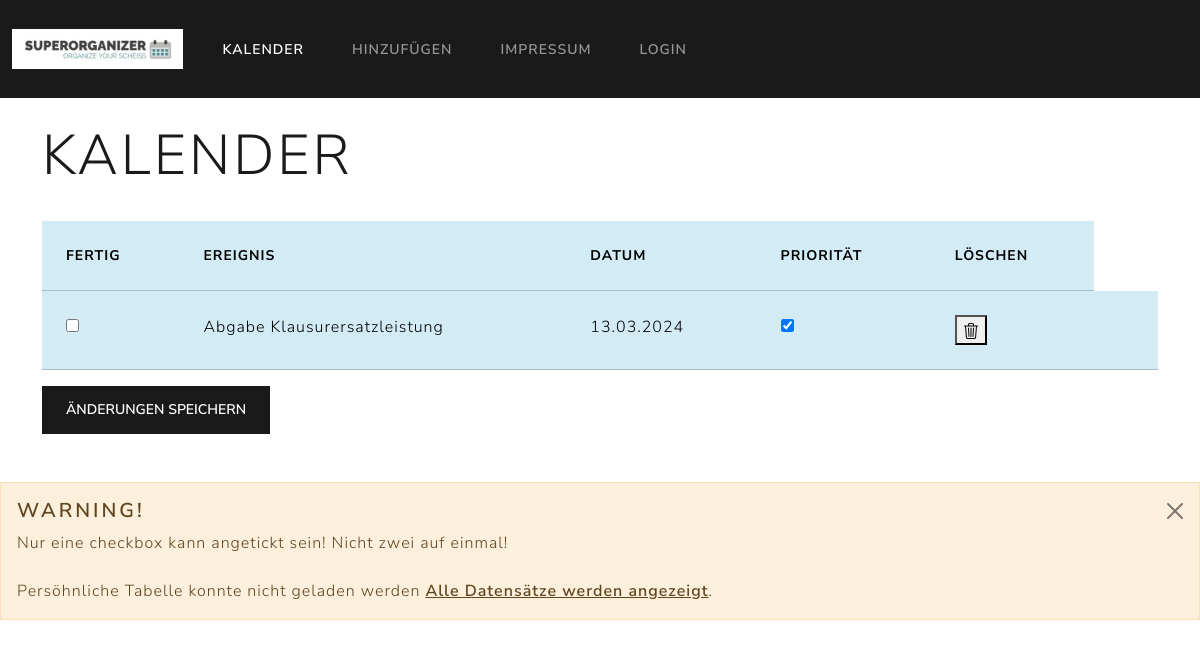
Before: / with the older database file.
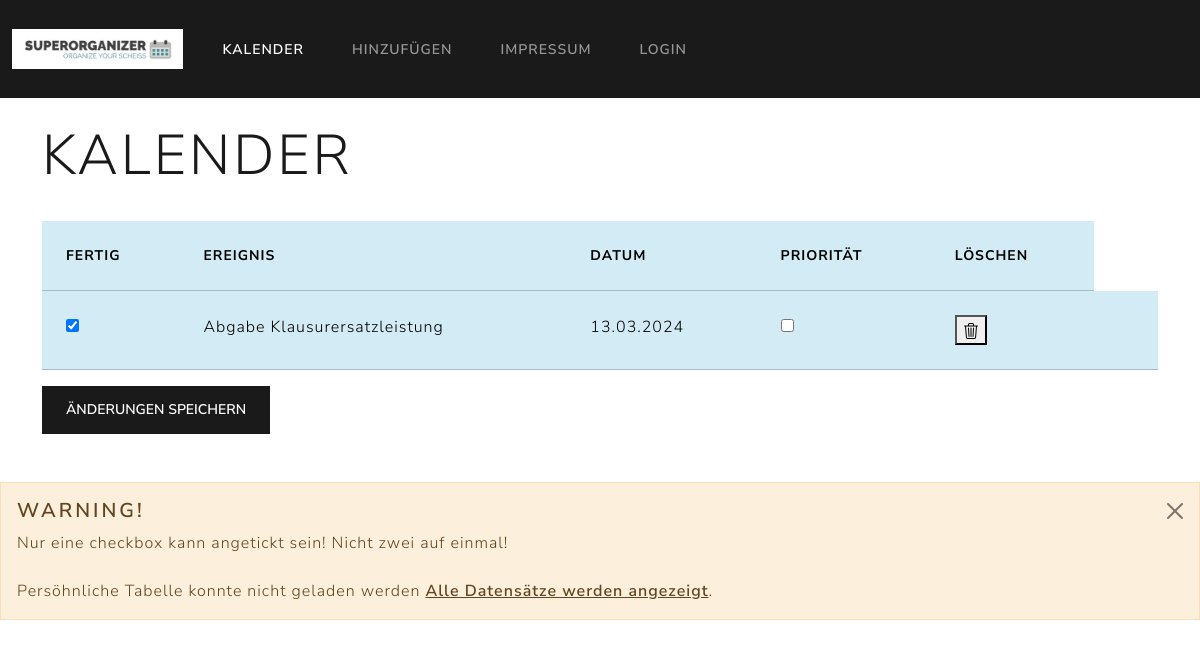
After: the same page with the newer database file.
### tables this page shows
CREATE TABLE "kalender" (
	"iD"	INTEGER UNIQUE,
	"Ereignis"	TEXT,
	"Beschreibung"	TEXT,
	"Priorisiert"	INTEGER,
	"Fertig"	INTEGER,
	"Datum"	TEXT,
	PRIMARY KEY("iD" AUTOINCREMENT)
);

### app.py (the view)
@app.route('/',methods=['POST','GET'])
def index():
    if request.method == 'POST':
         prio=request.form['priorisiert']
    data = get_data()
    return render_template('main.html', data = data)

### app.py (called while the page is built)
def get_data():
    conn = connect_db()
    cursor = conn.cursor()
    cursor.execute("SELECT * FROM kalender")
    data = cursor.fetchall()
    conn.close()
    return data

def connect_db():
    return sqlite3.connect('database.db')

### templates/main.html (shortened to what this page needs)
<!DOCTYPE html>
<html>
    <head>
        <link rel="stylesheet" href="{{ url_for('static', filename= 'css/bootstrap.css') }}">
    </head>
<body>
    <nav class="navbar navbar-expand-lg bg-primary" data-bs-theme="dark">
        <div class="container-fluid">
          <a class="navbar-brand" href="#">
                <img src="static/images/Logo.png" alt="Logo" style="height: 40px;">
          </a>
          <div class="collapse navbar-collapse" id="navbarColor01">
            <ul class="navbar-nav me-auto">
              <li class="nav-item">
                <a class="nav-link active" href="#">Kalender
                </a>
              </li>
              <li class="nav-item">
                <a class="nav-link" href="hinzufügen">Hinzufügen</a>
              </li>
              <li class="nav-item">
                <a class="nav-link" href="/about">Impressum</a>
              </li>
              <li class="nav-item">
                <a class="nav-link" href="/login">Login</a>
              </li>
            </ul>
          </div>
        </div>
    </nav>
    <br>
    <div class="container">
        <h1 class="display-4">Kalender</h1>
        <br>
        <form action="/submit1" method="post">
            <table class='table table-info'>
                <thead class="thead-dark">
                    <tr>
                        <th>Fertig</th>
                        <th>Ereignis</th>
                        <th>Datum</th>
                        <th>Priorität</th>
                        <th>Löschen</th>
                    </tr>
                </thead>
                <tbody>
                    {% for row in data %}
                    <tr>
                        <td>
                            <input type="checkbox" name="fertig-{{ row[0] }}" value="1" {% if row[4] == 1 %} checked {% endif %}>
                        </td>
                        <td>{{ row[1] }}</td>
                        <td>{{ row[5] }}</td>
                        <td>
                            <input type="checkbox" name="priorisiert-{{ row[0] }}" value="1" {% if row[3] == 1 %} checked {% endif %}>
                        </td>
                        <td>
                            <button onclick="zeileLoeschen(this)"></button>
                        </td>
                        <td>
                        </td>
                    </form>
                    {% endfor %}
        <button type="submit" class="btn btn-primary">Änderungen speichern</button>
    </div>
    <br><br>
    <div class="alert alert-dismissible alert-warning">
        <button type="button" class="btn-close" data-bs-dismiss="alert"></button>
        <h4 class="alert-heading">Warning!</h4>
        <p class="mb-0">Nur eine checkbox kann angetickt sein! Nicht zwei auf einmal!<br><br>Persöhnliche Tabelle konnte nicht geladen werden <a href="#" class="alert-link">Alle Datensätze werden angezeigt</a>.</p>
      </div>
</body>
</html>

Changed rows visible on the page:
changed kalender "Abgabe Klausurersatzleistung": Fertig "☐" → "☑"; Priorisiert "☑" → "☐"
